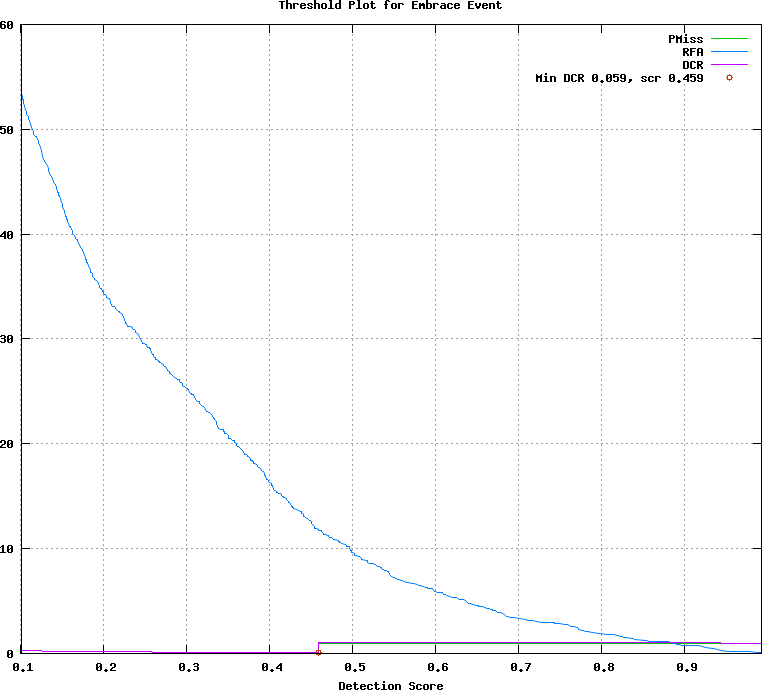

gnuplot code for this plot:
## GNUPLOT command file
set terminal postscript color
set style data lines
set title 'Threshold Plot for Embrace Event'
set xlabel 'Detection Score'
set grid
set size ratio 0.85
plot [0.101000:0.993000]  \
  'test.det.Embrace_Event.dat.1' using 1:4 title 'PMiss' with lines lt 2, \
  'test.det.Embrace_Event.dat.1' using 1:5 title 'RFA' with lines lt 3, \
  'test.det.Embrace_Event.dat.1' using 1:6 title 'DCR' with lines lt 4, \
  'test.det.Embrace_Event.dat.2' using 1:2 title 'Min DCR 0.059, scr 0.459' with points lt 6
